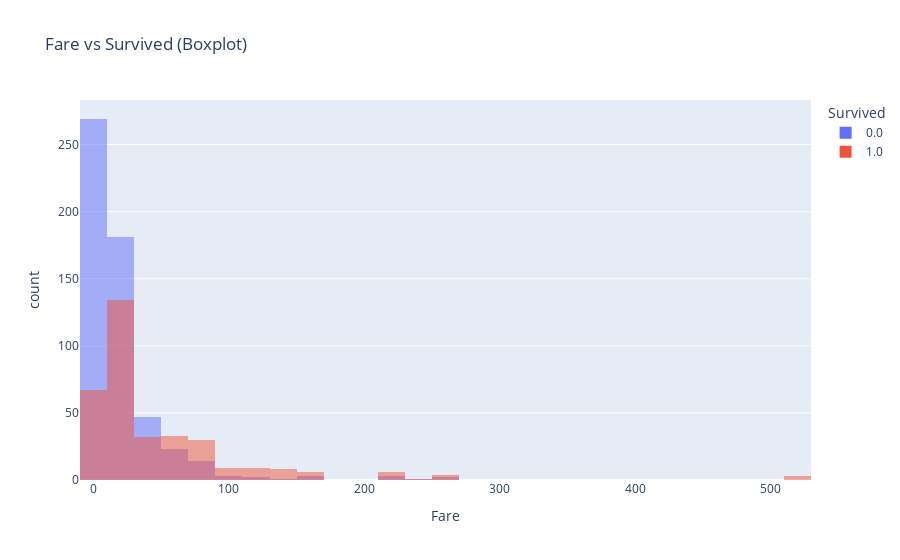

The notebook cell saved with this chart:
### Code cell
c["Fare_bin"] = c["Fare_bin"].astype(str)
fig = px.histogram(
    c,
    x="Fare",
    color="Survived",
    nbins=50,
    barmode="overlay",
    title="Fare vs Survived (Boxplot)"
)
fig.show()

### Figure 1 — Plotly figure (JSON) as saved in the notebook; plotly's stock layout.template omitted (floating-point values rounded to 4 significant figures; data arrays with more than 128 entries replaced by an {"elided": "..."} marker saying what was removed)
{"data": [{"alignmentgroup": "True", "bingroup": "x", "hovertemplate": "Survived=0.0<br>Fare=%{x}<br>count=%{y}<extra></extra>", "legendgroup": "0.0", "marker": {"color": "#636efa", "opacity": 0.5, "pattern": {"shape": ""}}, "name": "0.0", "nbinsx": 50, "offsetgroup": "0.0", "orientation": "v", "showlegend": true, "type": "histogram", "x": {"elided": "549 float values"}, "xaxis": "x", "yaxis": "y"}, {"alignmentgroup": "True", "bingroup": "x", "hovertemplate": "Survived=1.0<br>Fare=%{x}<br>count=%{y}<extra></extra>", "legendgroup": "1.0", "marker": {"color": "#EF553B", "opacity": 0.5, "pattern": {"shape": ""}}, "name": "1.0", "nbinsx": 50, "offsetgroup": "1.0", "orientation": "v", "showlegend": true, "type": "histogram", "x": {"elided": "342 float values"}, "xaxis": "x", "yaxis": "y"}], "layout": {"barmode": "overlay", "legend": {"title": {"text": "Survived"}, "tracegroupgap": 0}, "title": {"text": "Fare vs Survived (Boxplot)"}, "xaxis": {"anchor": "y", "domain": [0, 1], "title": {"text": "Fare"}}, "yaxis": {"anchor": "x", "domain": [0, 1], "title": {"text": "count"}}}}
